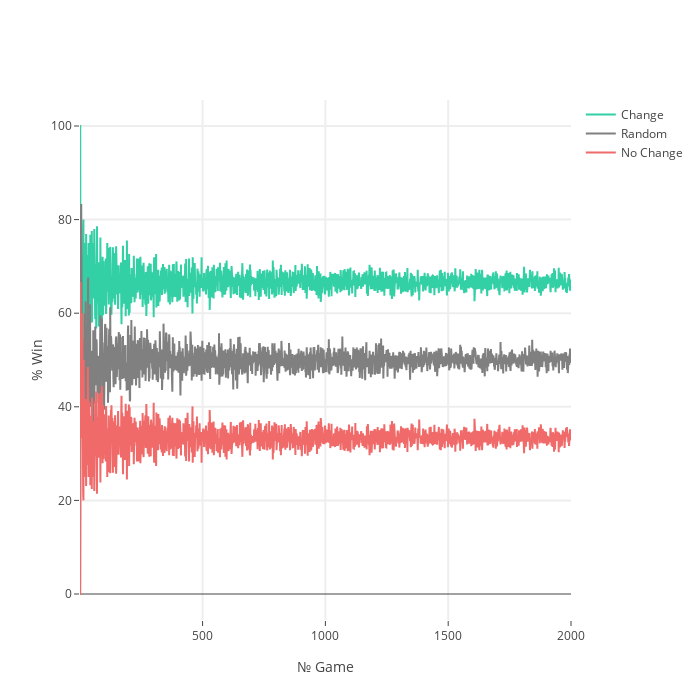

Source (notebook cell):
### Markdown cell above
As one can see, there is a JSON object under the visualization. It is possible to operate with such an object similar to dictionary data structure by changing the values of keywords within the object. For instance, note that layout has a height equal to 300. Let's change it to 700. This can be done as follows.

### Code cell
json_demonstration = plotResult(win_change, win_nochange, win_rand, games, plot='line', output='json')
json_demonstration['layout']['height'] = 700
iplot(json_demonstration)

### Figure 1 — Plotly figure (JSON) as saved in the notebook; plotly's stock layout.template omitted (floating-point values rounded to 4 significant figures; data arrays with more than 128 entries replaced by an {"elided": "..."} marker saying what was removed)
{"data": [{"line": {"color": "#33CFA5"}, "name": "Change", "type": "scatter", "uid": "b75eca0c-2ae2-11e9-92c5-dca904777f27", "x": {"elided": "2000 int values"}, "y": {"elided": "2000 float values"}}, {"line": {"color": "gray"}, "name": "Random", "type": "scatter", "uid": "b75ecbb4-2ae2-11e9-b12d-dca904777f27", "x": {"elided": "2000 int values"}, "y": {"elided": "2000 float values"}}, {"line": {"color": "#F06A6A"}, "name": "No Change", "type": "scatter", "uid": "b75ecc70-2ae2-11e9-970b-dca904777f27", "x": {"elided": "2000 int values"}, "y": {"elided": "2000 float values"}}], "layout": {"autosize": false, "height": 700, "title": "", "width": 700, "xaxis": {"gridwidth": 2, "ticklen": 5, "title": "№ Game", "zeroline": false}, "yaxis": {"gridwidth": 2, "ticklen": 5, "title": "% Win"}}}
